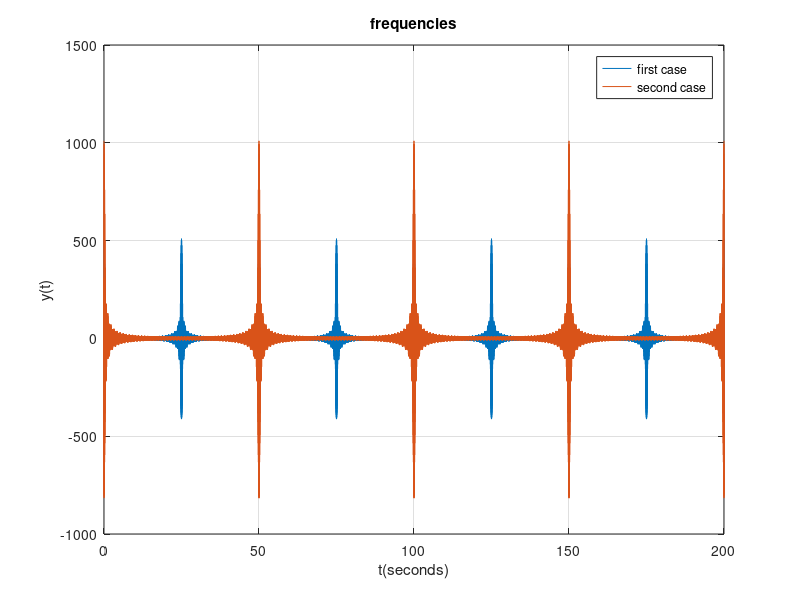

This figure's MATLAB source:
%problem 5 Suppose Ndifferent musiciansin an orchestraare trying 
%to play a pure tone, a sinusoid of frequency 160Hz. Assume the N 
%players while trying to play the pure tone(160Hz)end up playing tones 
%separated by ΔHz, so the overall sound they producedis:
%y(t)=10cos(2πfit)i=1N∑where the fiare the frequencies from 159to 161Hz. 
%Generate the signal y(t), 0 ≤t ≤ 200sec considering that each musician 
%is playing a unique frequency. First assume thenumber of musicians to be 
%N=51with Δ= 0.04Hz, and thenN=101with Δ= 0.02Hz. Plot y(t)for the two
%caseson the same figure. 
%first case
fone = 159:.04:161;
ftwo = 159:.02:161;
t = 0:.01:200;
yone = 0;           %these variable need to be initialized before in order
ytwo = 0;           %for the loops to run
for none = 1:51
    yone = yone + (10 * cos(2*pi*fone(none)*t));
end
for ntwo = 1:101
    ytwo = ytwo + (10 * cos(2*pi*ftwo(ntwo)*t));
end
figure (1)
plot(t, yone)
hold on 
grid on
plot(t,ytwo)
legend('first case', 'second case');
xlabel('t(seconds)');
ylabel('y(t)');
title('frequencies')
